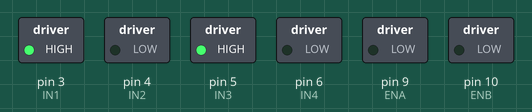
A sketch run on a simulated Arduino Uno, built with avr-gcc and run on an emulated ATmega328P. On the bench: switched loads named in the sketch (green lamp = pin HIGH).

Above: at 0.1 s.
Timing chart, 0 to 1.6 s (numbered marks = the images above):
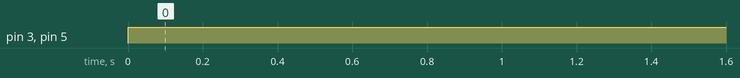

The sketch:

differentialdrive.ino
```cpp
/* A=left B=right motor
   IN1,IN2(direction control) for left motor
   similarly for right motor.
   pin can be set as required
*/

const int ENA = 9;
const int ENB = 10;
const int IN1 = 3;
const int IN2 = 4;
const int IN3 = 5;
const int IN4 = 6;

const int Vmax=100;
const float L= 0.05  ;
const float R= 0.015 ;

void motioncommand(int v, int w);

float integral1,integral2;
float previous_error1,previous_error2;
float kp_1=1,
      kd_1=0,
      ki_1=0,
      kp_2=1,
      kd_2=0,
      ki_2=0;

void setup()
{
   pinMode(ENA, OUTPUT);
   pinMode(IN1, OUTPUT);
   pinMode(IN2, OUTPUT);
   pinMode(IN3, OUTPUT);
   pinMode(IN4, OUTPUT);
}


void loop()
{
  /*get the required velocity and rotational speed after comparing
  current trajectory to the desired one (v,w)*/

  float v,w;
  motioncommand(v,w);
}

void motioncommand(int v, int w)
{
  /*v_right and v_left may be calculated before? less computation on arduino?
     */

  float v_right,v_left,error,drive,derivative;
  v_right = (2*v+w*L)/(2*R);
  v_left = (2*v-w*L)/(2*R);

  /*get current left and right wheel velocities*/
  float measuredright,measuredleft;

  error = v_right - measuredright ;                /*PID*/
  integral1 = integral1 + error;
  derivative = error - previous_error1;
  drive = kp_1*error + kd_1*derivative + ki_1*integral1;
  previous_error1 = error;
  v_right = drive;

  error = v_left - measuredleft;
  integral2 = integral2 + error;
  derivative = error - previous_error2;
  drive = kp_2*error + kd_2*derivative + ki_2*integral2;
  previous_error2 = error;
  v_left=drive;

  if(v_right<0)                   /*direction foward athawa reverse garna*/
  {
    digitalWrite (IN1, LOW);
    digitalWrite (IN2, HIGH);
  }
  else
  {
    digitalWrite (IN2, LOW);
    digitalWrite (IN1, HIGH);
   }

  analogWrite(ENA,255/Vmax*v_right);


   if(v_left<0)
  {
    digitalWrite (IN3, LOW);
    digitalWrite (IN4, HIGH);
  }
  else
  {
    digitalWrite (IN4, LOW);
    digitalWrite (IN3, HIGH);
   }

   analogWrite(ENB,255/Vmax*v_left);

}
```

Measured:
- by itself, pin 3 (IN1), pin 5 (IN3): LOW → HIGH at 0.00 s
